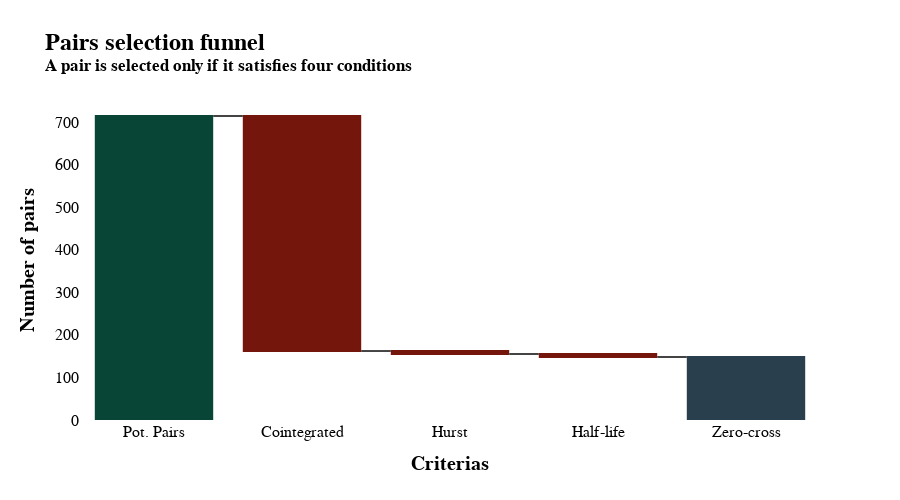

Write notebook code for a chart like this one.
### Code cell
# Visualize how each criteria reduce the pairs universe
pairsOps = pd.DataFrame.from_dict({'keys':getpairs.universe},orient='columns')
pairsOps = pairsOps.reset_index(drop=False).sort_values('keys',ascending=False)
pairsOps['index'] = pairsOps['index'].apply(lambda x: x.capitalize())
pairsOps['delta'] = pairsOps['keys'] - pairsOps['keys'].shift(-1)
pairsOps['delta'] = pairsOps['delta'].shift(1)
pairsOps['delta'] = pairsOps['delta']*-1
pairsOps.iloc[0,0] = 'Pot. Pairs'
pairsOps.iloc[0,2] = pairsOps.iloc[0,1]
pairsOps['measure'] = 'relative'
pairsOps.iloc[-1,3] = 'total'

# Plot the explained variance by the components
water_trace = go.Waterfall(
    orientation='v',
    measure=pairsOps['measure'],
    x=pairsOps['index'],
    y=pairsOps['delta'],
    decreasing={"marker":{"color":"#75160C"}},
    increasing={"marker":{"color":"#094536"}},
    totals={"marker":{"color":"#2A3F4D"}},
    hovertemplate=[f'Pairs: {npairs}<br>Delta: {delta}' for npairs, delta in zip(pairsOps['keys'],pairsOps['delta'])],
    name=''
)

# create the layout
layout = go.Layout(
    title={
    'text':'<b>Pairs selection funnel<b><br><sup>A pair is selected only if it satisfies four conditions</sup>',
    'font':{'size':24,'family':'Goldman Sans','color':'black'}
    },
    xaxis={
    'title':{
    'text':'<b>Criterias<b>',    
    'font':{'size':20,'family':'Goldman Sans','color':'black'}
    },
    'tickfont':{'size':16,'family':'Goldman Sans','color':'black'} 
    },
    yaxis={
    'title':{
    'text':'<b>Number of pairs<b>',    
    'font':{'size':20,'family':'Goldman Sans','color':'black'}
    },
    'tickformat':'.f',
    'tickfont':{'size':16,'family':'Goldman Sans','color':'black'}
    },
    hoverlabel={
    'font':{'size':15, 'family':'Goldman Sans'}
    },
    plot_bgcolor='white',
    autosize=True,
    height=500
)


# create the figure
fig = go.Figure(data=[water_trace], layout=layout)

# show the plot
fig.show()

### Figure 1 — Plotly figure (JSON) as saved in the notebook; plotly's stock layout.template omitted (floating-point values rounded to 4 significant figures)
{"data": [{"decreasing": {"marker": {"color": "#75160C"}}, "hovertemplate": ["Pairs: 714<br>Delta: 714.0", "Pairs: 162<br>Delta: -552.0", "Pairs: 155<br>Delta: -7.0", "Pairs: 148<br>Delta: -7.0", "Pairs: 103<br>Delta: -45.0"], "increasing": {"marker": {"color": "#094536"}}, "measure": ["relative", "relative", "relative", "relative", "total"], "name": "", "orientation": "v", "totals": {"marker": {"color": "#2A3F4D"}}, "type": "waterfall", "x": ["Pot. Pairs", "Cointegrated", "Hurst", "Half-life", "Zero-cross"], "y": [714, -552, -7, -7, -45]}], "layout": {"autosize": true, "height": 500, "hoverlabel": {"font": {"family": "Goldman Sans", "size": 15}}, "plot_bgcolor": "white", "title": {"font": {"color": "black", "family": "Goldman Sans", "size": 24}, "text": "<b>Pairs selection funnel<b><br><sup>A pair is selected only if it satisfies four conditions</sup>"}, "xaxis": {"tickfont": {"color": "black", "family": "Goldman Sans", "size": 16}, "title": {"font": {"color": "black", "family": "Goldman Sans", "size": 20}, "text": "<b>Criterias<b>"}}, "yaxis": {"tickfont": {"color": "black", "family": "Goldman Sans", "size": 16}, "tickformat": ".f", "title": {"font": {"color": "black", "family": "Goldman Sans", "size": 20}, "text": "<b>Number of pairs<b>"}}}}
